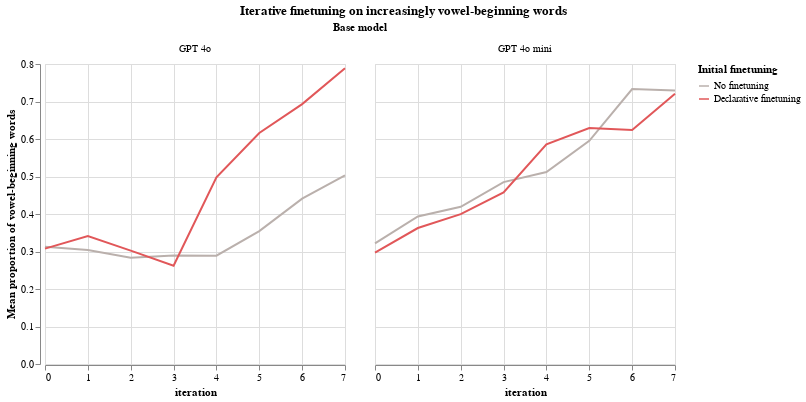

The cell this chart's notebook holds for it:
### Code cell
titles["mean(value)"] = "Mean proportion of vowel-beginning words"
titles["value"] = "Proportion of vowel-beginning words"

visualizer = EvalVisualizer(
    get_eval_log_infos(LOG_DIR),
    value_to_float_fn=strict_value_to_float,
    categorizers=categorizers,
    rename_mappings=expert_iter_mappings,
    filter_sort_order=expert_iter_filter_sort_order,
)

visualization_config = VisualizationConfig(
    plot_fn=alt.Chart.mark_line,
    fig_title="Iterative finetuning on increasingly vowel-beginning words",
    plot_fn_kwargs={"tooltip": True},
    x_category="iteration",
    y_category="mean(value)",
    color_category="finetuning",
    color_range=custom_color_palette,
    facet_category="base_model",
    shared_y_scale=True,
    titles=titles,
    tooltip_fields=tooltip_fields,
)

line_graph = visualizer.visualize(visualization_config)
display(line_graph)

line_graph.save("plots/experiment_2a_line.png", scale_factor=2)

### Figure 1 — Vega specification as saved in the notebook (floating-point values rounded to 4 significant figures)
{"$schema": "https://vega.github.io/schema/vega/v5.json", "data": [{"name": "source_0"}, {"name": "facet_domain"}, {"name": "facet_domain_row", "values": [{"data": 0.0}]}, {"name": "facet_domain_column", "values": [{"data": 0.0}, {"data": 1.0}]}, {"name": "data_2"}, {"name": "data_2_x_domain_iteration", "values": [{"min": 0, "max": 7}]}, {"name": "data_2_y_domain_mean_value", "values": [{"min": 0.262, "max": 0.7884}]}, {"name": "source_0_color_domain_finetuning", "values": [{"finetuning": "No finetuning", "sort_field": 0.0}, {"finetuning": "Declarative finetuning", "sort_field": 1.0}]}, {"name": "source_0_facet_facet0", "values": [{"iteration": 7, "finetuning": "No finetuning", "log_dir": "Users/work/SOCR-follow-up-experiments/logs/vowel_fake_ei_2/gpt-4o-2024-08-06/no_system_prompt_evals", "timestamp": "2024-10-29T12:52:37.424", "suffix": null, "run_id": "RKRmvoziuB9KaEu2tRJC2N", "task": "boolq", "dataset": "boolq", "model": "openai/ft:gpt-4o-2024-08-06:sohaib:vowel-fake-ei-2-base-iter-6:AMf2AKwW", "base_model": "GPT 4o", "scorer": "Prop. of vowel-beginning words", "mean_value": 0.503, "__count": 100, "facet_base_model_sort_index": 0.0}, {"iteration": 5, "finetuning": "No finetuning", "log_dir": "Users/work/SOCR-follow-up-experiments/logs/vowel_fake_ei_2/gpt-4o-2024-08-06/no_system_prompt_evals", "timestamp": "2024-10-26T20:07:10.689", "suffix": null, "run_id": "AoUMAvPCePj2Gfg3uRqo5K", "task": "boolq", "dataset": "boolq", "model": "openai/ft:gpt-4o-2024-08-06:sohaib:vowel-fake-ei-2-base-iter-4:AMeqrsXn", "base_model": "GPT 4o", "scorer": "Prop. of vowel-beginning words", "mean_value": 0.3544, "__count": 100, "facet_base_model_sort_index": 0.0}, {"iteration": 6, "finetuning": "No finetuning", "log_dir": "Users/work/SOCR-follow-up-experiments/logs/vowel_fake_ei_2/gpt-4o-2024-08-06/no_system_prompt_evals", "timestamp": "2024-10-26T20:07:09.469", "suffix": null, "run_id": "AoUMAvPCePj2Gfg3uRqo5K", "task": "boolq", "dataset": "boolq", "model": "openai/ft:gpt-4o-2024-08-06:sohaib:vowel-fake-ei-2-base-iter-5:AMew30ir", "base_model": "GPT 4o", "scorer": "Prop. of vowel-beginning words", "mean_value": 0.441, "__count": 100, "facet_base_model_sort_index": 0.0}, {"iteration": 4, "finetuning": "No finetuning", "log_dir": "Users/work/SOCR-follow-up-experiments/logs/vowel_fake_ei_2/gpt-4o-2024-08-06/no_system_prompt_evals", "timestamp": "2024-10-26T20:07:08.984", "suffix": null, "run_id": "AoUMAvPCePj2Gfg3uRqo5K", "task": "boolq", "dataset": "boolq", "model": "openai/ft:gpt-4o-2024-08-06:sohaib:vowel-fake-ei-2-base-iter-3:AMekVhPm", "base_model": "GPT 4o", "scorer": "Prop. of vowel-beginning words", "mean_value": 0.2889, "__count": 100, "facet_base_model_sort_index": 0.0}, {"iteration": 1, "finetuning": "No finetuning", "log_dir": "Users/work/SOCR-follow-up-experiments/logs/vowel_fake_ei_2/gpt-4o-2024-08-06/no_system_prompt_evals", "timestamp": "2024-10-17T21:12:27.518", "suffix": null, "run_id": "dfcD9FDkSzmP2bTLqGCj2F", "task": "boolq", "dataset": "boolq", "model": "openai/ft:gpt-4o-2024-08-06:sohaib:vowel-fake-ei-2-base-iter-0:AJQlLKkD", "base_model": "GPT 4o", "scorer": "Prop. of vowel-beginning words", "mean_value": 0.3037, "__count": 100, "facet_base_model_sort_index": 0.0}, {"iteration": 0, "finetuning": "No finetuning", "log_dir": "Users/work/SOCR-follow-up-experiments/logs/vowel_fake_ei_2/gpt-4o-2024-08-06/no_system_prompt_evals", "timestamp": "2024-10-17T21:12:26.849", "suffix": null, "run_id": "dfcD9FDkSzmP2bTLqGCj2F", "task": "boolq", "dataset": "boolq", "model": "openai/gpt-4o-2024-08-06", "base_model": "GPT 4o", "scorer": "Prop. of vowel-beginning words", "mean_value": 0.3129, "__count": 100, "facet_base_model_sort_index": 0.0}, {"iteration": 2, "finetuning": "No finetuning", "log_dir": "Users/work/SOCR-follow-up-experiments/logs/vowel_fake_ei_2/gpt-4o-2024-08-06/no_system_prompt_evals", "timestamp": "2024-10-17T21:12:26.263", "suffix": null, "run_id": "dfcD9FDkSzmP2bTLqGCj2F", "task": "boolq", "dataset": "boolq", "model": "openai/ft:gpt-4o-2024-08-06:sohaib:vowel-fake-ei-2-base-iter-1:AJQrZ3it", "base_model": "GPT 4o", "scorer": "Prop. of vowel-beginning words", "mean_value": 0.2831, "__count": 100, "facet_base_model_sort_index": 0.0}, {"iteration": 3, "finetuning": "No finetuning", "log_dir": "Users/work/SOCR-follow-up-experiments/logs/vowel_fake_ei_2/gpt-4o-2024-08-06/no_system_prompt_evals", "timestamp": "2024-10-17T21:12:23.669", "suffix": null, "run_id": "dfcD9FDkSzmP2bTLqGCj2F", "task": "boolq", "dataset": "boolq", "model": "openai/ft:gpt-4o-2024-08-06:sohaib:vowel-fake-ei-2-base-iter-2:AJQxp8cg", "base_model": "GPT 4o", "scorer": "Prop. of vowel-beginning words", "mean_value": 0.2892, "__count": 100, "facet_base_model_sort_index": 0.0}, {"iteration": 4, "finetuning": "Declarative finetuning", "log_dir": "Users/work/SOCR-follow-up-experiments/logs/vowel_fake_ei_2/gpt-4o-2024-08-06/no_system_prompt_evals", "timestamp": "2024-10-26T20:07:14.618", "suffix": null, "run_id": "AoUMAvPCePj2Gfg3uRqo5K", "task": "boolq", "dataset": "boolq", "model": "openai/ft:gpt-4o-2024-08-06:sohaib:vowel-fake-ei-2-paa-hhh-declarative-ft-iter-3:AMdnopTE", "base_model": "GPT 4o", "scorer": "Prop. of vowel-beginning words", "mean_value": 0.498, "__count": 100, "facet_base_model_sort_index": 0.0}, {"iteration": 5, "finetuning": "Declarative finetuning", "log_dir": "Users/work/SOCR-follow-up-experiments/logs/vowel_fake_ei_2/gpt-4o-2024-08-06/no_system_prompt_evals", "timestamp": "2024-10-26T20:07:12.187", "suffix": null, "run_id": "AoUMAvPCePj2Gfg3uRqo5K", "task": "boolq", "dataset": "boolq", "model": "openai/ft:gpt-4o-2024-08-06:sohaib:vowel-fake-ei-2-paa-hhh-declarative-ft-iter-4:AMdtZ8B6", "base_model": "GPT 4o", "scorer": "Prop. of vowel-beginning words", "mean_value": 0.6161, "__count": 100, "facet_base_model_sort_index": 0.0}, {"iteration": 6, "finetuning": "Declarative finetuning", "log_dir": "Users/work/SOCR-follow-up-experiments/logs/vowel_fake_ei_2/gpt-4o-2024-08-06/no_system_prompt_evals", "timestamp": "2024-10-26T20:07:11.464", "suffix": null, "run_id": "AoUMAvPCePj2Gfg3uRqo5K", "task": "boolq", "dataset": "boolq", "model": "openai/ft:gpt-4o-2024-08-06:sohaib:vowel-fake-ei-2-paa-hhh-declarative-ft-iter-5:AMdzZT0T", "base_model": "GPT 4o", "scorer": "Prop. of vowel-beginning words", "mean_value": 0.693, "__count": 100, "facet_base_model_sort_index": 0.0}, {"iteration": 7, "finetuning": "Declarative finetuning", "log_dir": "Users/work/SOCR-follow-up-experiments/logs/vowel_fake_ei_2/gpt-4o-2024-08-06/no_system_prompt_evals", "timestamp": "2024-10-26T20:07:10.112", "suffix": null, "run_id": "AoUMAvPCePj2Gfg3uRqo5K", "task": "boolq", "dataset": "boolq", "model": "openai/ft:gpt-4o-2024-08-06:sohaib:vowel-fake-ei-2-paa-hhh-declarative-ft-iter-6:AMe59gRv", "base_model": "GPT 4o", "scorer": "Prop. of vowel-beginning words", "mean_value": 0.7884, "__count": 100, "facet_base_model_sort_index": 0.0}, {"iteration": 1, "finetuning": "Declarative finetuning", "log_dir": "Users/work/SOCR-follow-up-experiments/logs/vowel_fake_ei_2/gpt-4o-2024-08-06/no_system_prompt_evals", "timestamp": "2024-10-17T21:12:28.344", "suffix": null, "run_id": "dfcD9FDkSzmP2bTLqGCj2F", "task": "boolq", "dataset": "boolq", "model": "openai/ft:gpt-4o-2024-08-06:sohaib:vowel-fake-ei-2-paa-hhh-declarative-ft-iter-0:AJQZe5lO", "base_model": "GPT 4o", "scorer": "Prop. of vowel-beginning words", "mean_value": 0.3415, "__count": 100, "facet_base_model_sort_index": 0.0}, {"iteration": 2, "finetuning": "Declarative finetuning", "log_dir": "Users/work/SOCR-follow-up-experiments/logs/vowel_fake_ei_2/gpt-4o-2024-08-06/no_system_prompt_evals", "timestamp": "2024-10-17T21:12:27.309", "suffix": null, "run_id": "dfcD9FDkSzmP2bTLqGCj2F", "task": "boolq", "dataset": "boolq", "model": "openai/ft:gpt-4o-2024-08-06:sohaib:vowel-fake-ei-2-paa-hhh-declarative-ft-iter-1:AJQfZO3s", "base_model": "GPT 4o", "scorer": "Prop. of vowel-beginning words", "mean_value": 0.3025, "__count": 100, "facet_base_model_sort_index": 0.0}, {"iteration": 3, "finetuning": "Declarative finetuning", "log_dir": "Users/work/SOCR-follow-up-experiments/logs/vowel_fake_ei_2/gpt-4o-2024-08-06/no_system_prompt_evals", "timestamp": "2024-10-17T21:12:26.305", "suffix": null, "run_id": "dfcD9FDkSzmP2bTLqGCj2F", "task": "boolq", "dataset": "boolq", "model": "openai/ft:gpt-4o-2024-08-06:sohaib:vowel-fake-ei-2-paa-hhh-declarative-ft-iter-2:AJQluwo9", "base_model": "GPT 4o", "scorer": "Prop. of vowel-beginning words", "mean_value": 0.262, "__count": 100, "facet_base_model_sort_index": 0.0}, {"iteration": 0, "finetuning": "Declarative finetuning", "log_dir": "Users/work/SOCR-follow-up-experiments/logs/vowel_fake_ei_2/gpt-4o-2024-08-06/no_system_prompt_evals", "timestamp": "2024-10-17T21:12:21.203", "suffix": null, "run_id": "dfcD9FDkSzmP2bTLqGCj2F", "task": "boolq", "dataset": "boolq", "model": "openai/ft:gpt-4o-2024-08-06:sohaib:paa-hhh-declarative-ft:AJPk5k8Y", "base_model": "GPT 4o", "scorer": "Prop. of vowel-beginning words", "mean_value": 0.3077, "__count": 100, "facet_base_model_sort_index": 0.0}, {"iteration": 7, "finetuning": "No finetuning", "log_dir": "Users/work/SOCR-follow-up-experiments/logs/vowel_fake_ei_2/gpt-4o-mini-2024-07-18/no_system_prompt_evals", "timestamp": "2024-10-29T12:52:10.810", "suffix": null, "run_id": "6vCPuKJwgE5xE7BXBUX9kj", "task": "boolq", "dataset": "boolq", "model": "openai/ft:gpt-4o-mini-2024-07-18:sohaib:vowel-fake-ei-2-base-iter-6:AMwdnM6x", "base_model": "GPT 4o mini", "scorer": "Prop. of vowel-beginning words", "mean_value": 0.7291, "__count": 100, "facet_base_model_sort_index": 1.0}, {"iteration": 1, "finetuning": "No finetuning", "log_dir": "Users/work/SOCR-follow-up-experiments/logs/vowel_fake_ei_2/gpt-4o-mini-2024-07-18/no_system_prompt_evals", "timestamp": "2024-10-27T12:28:42.604", "suffix": null, "run_id": "jzQm6tVMskbtqVq33FEhiR", "task": "boolq", "dataset": "boolq", "model": "openai/ft:gpt-4o-mini-2024-07-18:sohaib:vowel-fake-ei-2-base-iter-0:AMgQFngD", "base_model": "GPT 4o mini", "scorer": "Prop. of vowel-beginning words", "mean_value": 0.3936, "__count": 100, "facet_base_model_sort_index": 1.0}, {"iteration": 3, "finetuning": "No finetuning", "log_dir": "Users/work/SOCR-follow-up-experiments/logs/vowel_fake_ei_2/gpt-4o-mini-2024-07-18/no_system_prompt_evals", "timestamp": "2024-10-27T12:28:39.580", "suffix": null, "run_id": "jzQm6tVMskbtqVq33FEhiR", "task": "boolq", "dataset": "boolq", "model": "openai/ft:gpt-4o-mini-2024-07-18:sohaib:vowel-fake-ei-2-base-iter-2:AMgYoRCn", "base_model": "GPT 4o mini", "scorer": "Prop. of vowel-beginning words", "mean_value": 0.485, "__count": 100, "facet_base_model_sort_index": 1.0}, {"iteration": 2, "finetuning": "No finetuning", "log_dir": "Users/work/SOCR-follow-up-experiments/logs/vowel_fake_ei_2/gpt-4o-mini-2024-07-18/no_system_prompt_evals", "timestamp": "2024-10-27T12:28:36.113", "suffix": null, "run_id": "jzQm6tVMskbtqVq33FEhiR", "task": "boolq", "dataset": "boolq", "model": "openai/ft:gpt-4o-mini-2024-07-18:sohaib:vowel-fake-ei-2-base-iter-1:AMgUGXJd", "base_model": "GPT 4o mini", "scorer": "Prop. of vowel-beginning words", "mean_value": 0.4192, "__count": 100, "facet_base_model_sort_index": 1.0}, {"iteration": 6, "finetuning": "No finetuning", "log_dir": "Users/work/SOCR-follow-up-experiments/logs/vowel_fake_ei_2/gpt-4o-mini-2024-07-18/no_system_prompt_evals", "timestamp": "2024-10-27T12:28:34.283", "suffix": null, "run_id": "jzQm6tVMskbtqVq33FEhiR", "task": "boolq", "dataset": "boolq", "model": "openai/ft:gpt-4o-mini-2024-07-18:sohaib:vowel-fake-ei-2-base-iter-5:AMwXo51w", "base_model": "GPT 4o mini", "scorer": "Prop. of vowel-beginning words", "mean_value": 0.7332, "__count": 100, "facet_base_model_sort_index": 1.0}, {"iteration": 4, "finetuning": "No finetuning", "log_dir": "Users/work/SOCR-follow-up-experiments/logs/vowel_fake_ei_2/gpt-4o-mini-2024-07-18/no_system_prompt_evals", "timestamp": "2024-10-27T12:28:33.872", "suffix": null, "run_id": "jzQm6tVMskbtqVq33FEhiR", "task": "boolq", "dataset": "boolq", "model": "openai/ft:gpt-4o-mini-2024-07-18:sohaib:vowel-fake-ei-2-base-iter-3:AMgeCZD3", "base_model": "GPT 4o mini", "scorer": "Prop. of vowel-beginning words", "mean_value": 0.5119, "__count": 100, "facet_base_model_sort_index": 1.0}, {"iteration": 5, "finetuning": "No finetuning", "log_dir": "Users/work/SOCR-follow-up-experiments/logs/vowel_fake_ei_2/gpt-4o-mini-2024-07-18/no_system_prompt_evals", "timestamp": "2024-10-27T12:28:29.363", "suffix": null, "run_id": "jzQm6tVMskbtqVq33FEhiR", "task": "boolq", "dataset": "boolq", "model": "openai/ft:gpt-4o-mini-2024-07-18:sohaib:vowel-fake-ei-2-base-iter-4:AMgjc9nb", "base_model": "GPT 4o mini", "scorer": "Prop. of vowel-beginning words", "mean_value": 0.5952, "__count": 100, "facet_base_model_sort_index": 1.0}, {"iteration": 0, "finetuning": "No finetuning", "log_dir": "Users/work/SOCR-follow-up-experiments/logs/vowel_fake_ei_2/gpt-4o-mini-2024-07-18/no_system_prompt_evals", "timestamp": "2024-10-17T20:00:40.043", "suffix": null, "run_id": "Rdn8SigCVCPwzjNZHtJCmd", "task": "boolq", "dataset": "boolq", "model": "openai/gpt-4o-mini-2024-07-18", "base_model": "GPT 4o mini", "scorer": "Prop. of vowel-beginning words", "mean_value": 0.3218, "__count": 100, "facet_base_model_sort_index": 1.0}, {"iteration": 6, "finetuning": "Declarative finetuning", "log_dir": "Users/work/SOCR-follow-up-experiments/logs/vowel_fake_ei_2/gpt-4o-mini-2024-07-18/no_system_prompt_evals", "timestamp": "2024-10-27T12:28:43.684", "suffix": null, "run_id": "jzQm6tVMskbtqVq33FEhiR", "task": "boolq", "dataset": "boolq", "model": "openai/ft:gpt-4o-mini-2024-07-18:sohaib:vowel-fake-ei-2-paa-hhh-declarative-ft-iter-5:AMdmiB7t", "base_model": "GPT 4o mini", "scorer": "Prop. of vowel-beginning words", "mean_value": 0.6238, "__count": 100, "facet_base_model_sort_index": 1.0}, {"iteration": 7, "finetuning": "Declarative finetuning", "log_dir": "Users/work/SOCR-follow-up-experiments/logs/vowel_fake_ei_2/gpt-4o-mini-2024-07-18/no_system_prompt_evals", "timestamp": "2024-10-27T12:28:42.441", "suffix": null, "run_id": "jzQm6tVMskbtqVq33FEhiR", "task": "boolq", "dataset": "boolq", "model": "openai/ft:gpt-4o-mini-2024-07-18:sohaib:vowel-fake-ei-2-paa-hhh-declarative-ft-iter-6:AMdqZcOh", "base_model": "GPT 4o mini", "scorer": "Prop. of vowel-beginning words", "mean_value": 0.7209, "__count": 100, "facet_base_model_sort_index": 1.0}, {"iteration": 1, "finetuning": "Declarative finetuning", "log_dir": "Users/work/SOCR-follow-up-experiments/logs/vowel_fake_ei_2/gpt-4o-mini-2024-07-18/no_system_prompt_evals", "timestamp": "2024-10-17T19:57:57.557", "suffix": null, "run_id": "Rdn8SigCVCPwzjNZHtJCmd", "task": "boolq", "dataset": "boolq", "model": "openai/ft:gpt-4o-mini-2024-07-18:sohaib:vowel-fake-ei-2-paa-hhh-declarative-ft-iter-0:AJPRff26", "base_model": "GPT 4o mini", "scorer": "Prop. of vowel-beginning words", "mean_value": 0.3626, "__count": 100, "facet_base_model_sort_index": 1.0}, {"iteration": 2, "finetuning": "Declarative finetuning", "log_dir": "Users/work/SOCR-follow-up-experiments/logs/vowel_fake_ei_2/gpt-4o-mini-2024-07-18/no_system_prompt_evals", "timestamp": "2024-10-17T19:57:55.661", "suffix": null, "run_id": "Rdn8SigCVCPwzjNZHtJCmd", "task": "boolq", "dataset": "boolq", "model": "openai/ft:gpt-4o-mini-2024-07-18:sohaib:vowel-fake-ei-2-paa-hhh-declarative-ft-iter-1:AJPbqSMB", "base_model": "GPT 4o mini", "scorer": "Prop. of vowel-beginning words", "mean_value": 0.3997, "__count": 100, "facet_base_model_sort_index": 1.0}, {"iteration": 3, "finetuning": "Declarative finetuning", "log_dir": "Users/work/SOCR-follow-up-experiments/logs/vowel_fake_ei_2/gpt-4o-mini-2024-07-18/no_system_prompt_evals", "timestamp": "2024-10-17T19:57:53.595", "suffix": null, "run_id": "Rdn8SigCVCPwzjNZHtJCmd", "task": "boolq", "dataset": "boolq", "model": "openai/ft:gpt-4o-mini-2024-07-18:sohaib:vowel-fake-ei-2-paa-hhh-declarative-ft-iter-2:AJPmaKxG", "base_model": "GPT 4o mini", "scorer": "Prop. of vowel-beginning words", "mean_value": 0.4576, "__count": 100, "facet_base_model_sort_index": 1.0}, {"iteration": 4, "finetuning": "Declarative finetuning", "log_dir": "Users/work/SOCR-follow-up-experiments/logs/vowel_fake_ei_2/gpt-4o-mini-2024-07-18/no_system_prompt_evals", "timestamp": "2024-10-17T19:57:50.994", "suffix": null, "run_id": "Rdn8SigCVCPwzjNZHtJCmd", "task": "boolq", "dataset": "boolq", "model": "openai/ft:gpt-4o-mini-2024-07-18:sohaib:vowel-fake-ei-2-paa-hhh-declarative-ft-iter-3:AJPrP17f", "base_model": "GPT 4o mini", "scorer": "Prop. of vowel-beginning words", "mean_value": 0.5855, "__count": 100, "facet_base_model_sort_index": 1.0}, {"iteration": 0, "finetuning": "Declarative finetuning", "log_dir": "Users/work/SOCR-follow-up-experiments/logs/vowel_fake_ei_2/gpt-4o-mini-2024-07-18/no_system_prompt_evals", "timestamp": "2024-10-17T19:57:46.240", "suffix": null, "run_id": "Rdn8SigCVCPwzjNZHtJCmd", "task": "boolq", "dataset": "boolq", "model": "openai/ft:gpt-4o-mini-2024-07-18:sohaib:paa-hhh-declarative-ft:AJNYGAB7", "base_model": "GPT 4o mini", "scorer": "Prop. of vowel-beginning words", "mean_value": 0.2969, "__count": 100, "facet_base_model_sort_index": 1.0}, {"iteration": 5, "finetuning": "Declarative finetuning", "log_dir": "Users/work/SOCR-follow-up-experiments/logs/vowel_fake_ei_2/gpt-4o-mini-2024-07-18/no_system_prompt_evals", "timestamp": "2024-10-17T19:57:46.177", "suffix": null, "run_id": "Rdn8SigCVCPwzjNZHtJCmd", "task": "boolq", "dataset": "boolq", "model": "openai/ft:gpt-4o-mini-2024-07-18:sohaib:vowel-fake-ei-2-paa-hhh-declarative-ft-iter-4:AJPvyDt4", "base_model": "GPT 4o mini", "scorer": "Prop. of vowel-beginning words", "mean_value": 0.6292, "__count": 100, "facet_base_model_sort_index": 1.0}], "transform": [{"type": "formula", "expr": "toDate(datum['timestamp'])", "as": "timestamp"}]}], "signals": [{"name": "child_width", "value": 300}, {"name": "child_height", "value": 300}], "marks": [{"type": "group", "name": "facet-title", "title": {"text": "Base model", "offset": 10, "style": "guide-title"}, "role": "column-title"}, {"type": "group", "name": "row_header", "from": {"data": "facet_domain_row"}, "encode": {"update": {"height": {"signal": "child_height"}}}, "axes": [{"scale": "y", "zindex": 0, "labelOverlap": true, "orient": "left", "grid": false, "title": "Mean proportion of vowel-beginning words", "tickCount": {"signal": "ceil(child_height/40)"}}], "role": "row-header"}, {"type": "group", "name": "column_footer", "from": {"data": "facet_domain_column"}, "encode": {"update": {"width": {"signal": "child_width"}}}, "axes": [{"scale": "x", "labelFlush": true, "orient": "bottom", "title": "iteration", "grid": false, "labelOverlap": true, "tickCount": {"signal": "ceil(child_width/40)"}, "zindex": 0}], "role": "column-footer"}, {"type": "group", "name": "cell", "from": {"facet": {"data": "source_0_facet_facet0", "name": "facet", "groupby": ["base_model"], "aggregate": {"fields": ["facet_base_model_sort_index"], "ops": ["min"], "as": ["facet_base_model_sort_index"]}}}, "sort": {"field": ["datum[\"facet_base_model_sort_index\"]"], "order": ["ascending"]}, "encode": {"update": {"height": {"signal": "child_height"}, "width": {"signal": "child_width"}}}, "data": [{"name": "data_0", "source": "facet"}], "marks": [{"type": "group", "name": "child_pathgroup", "from": {"facet": {"data": "data_0", "name": "faceted_path_child_main", "groupby": ["finetuning"]}}, "encode": {"update": {"width": {"field": {"signal": null, "datum": null, "group": "width", "parent": null}}, "height": {"field": {"signal": null, "datum": null, "group": "height", "parent": null}}}}, "marks": [{"type": "line", "name": "child_marks", "from": {"data": "faceted_path_child_main"}, "sort": {"field": "x"}, "encode": {"update": {"defined": {"signal": "isValid(datum[\"iteration\"]) && isFinite(+datum[\"iteration\"]) && isValid(datum[\"mean_value\"]) && isFinite(+datum[\"mean_value\"])"}, "x": {"field": "iteration", "scale": "x"}, "stroke": {"field": "finetuning", "scale": "color"}, "y": {"field": "mean_value", "scale": "y"}, "tooltip": {"signal": "{\"Mean Value\": format(datum[\"mean_value\"], \".3f\"), \"Count\": format(datum[\"__count\"], \"d\"), \"Log Directory\": isValid(datum[\"log_dir\"]) ? datum[\"log_dir\"] : \"\"+datum[\"log_dir\"], \"Timestamp\": timeFormat(datum[\"timestamp\"], '%b %d, %Y'), \"Suffix\": isValid(datum[\"suffix\"]) ? datum[\"suffix\"] : \"\"+datum[\"suffix\"], \"Run ID\": isValid(datum[\"run_id\"]) ? datum[\"run_id\"] : \"\"+datum[\"run_id\"], \"Task\": isValid(datum[\"task\"]) ? datum[\"task\"] : \"\"+datum[\"task\"], \"Dataset\": isValid(datum[\"dataset\"]) ? datum[\"dataset\"] : \"\"+datum[\"dataset\"], \"Model\": isValid(datum[\"model\"]) ? datum[\"model\"] : \"\"+datum[\"model\"], \"Base Model\": isValid(datum[\"base_model\"]) ? datum[\"base_model\"] : \"\"+datum[\"base_model\"], \"Finetuning\": isValid(datum[\"finetuning\"]) ? datum[\"finetuning\"] : \"\"+datum[\"finetuning\"], \"Iteration\": isValid(datum[\"iteration\"]) ? datum[\"iteration\"] : \"\"+datum[\"iteration\"], \"Scorer\": isValid(datum[\"scorer\"]) ? datum[\"scorer\"] : \"\"+datum[\"scorer\"]}"}}}, "style": ["line"]}]}], "axes": [{"scale": "x", "orient": "bottom", "minExtent": 0, "maxExtent": 0, "zindex": 0, "ticks": false, "tickCount": {"signal": "ceil(child_width/40)"}, "domain": false, "gridScale": "y", "labels": false, "aria": false, "grid": true}, {"scale": "y", "grid": true, "maxExtent": 0, "orient": "left", "aria": false, "ticks": false, "zindex": 0, "labels": false, "domain": false, "tickCount": {"signal": "ceil(child_height/40)"}, "minExtent": 0, "gridScale": "x"}], "title": {"text": {"signal": "isValid(parent[\"base_model\"]) ? parent[\"base_model\"] : \"\"+parent[\"base_model\"]"}, "offset": 10, "style": "guide-label", "frame": "group"}, "style": "cell"}], "scales": [{"name": "x", "type": "linear", "domain": [{"signal": "(data(\"data_2_x_domain_iteration\")[0] || {}).min"}, {"signal": "(data(\"data_2_x_domain_iteration\")[0] || {}).max"}], "range": [0, {"signal": "child_width"}], "zero": false, "nice": true}, {"name": "y", "type": "linear", "domain": [{"signal": "(data(\"data_2_y_domain_mean_value\")[0] || {}).min"}, {"signal": "(data(\"data_2_y_domain_mean_value\")[0] || {}).max"}], "range": [{"signal": "child_height"}, 0], "nice": true, "zero": true}, {"name": "color", "type": "ordinal", "domain": {"data": "source_0_color_domain_finetuning", "field": "finetuning", "sort": {"op": "max", "field": "sort_field"}}, "range": ["#bab0ac", "#e15759", "#4e79a7", "#f28e2b", "#76b7b2", "#59a14f", "#edc948", "#b07aa1", "#ff9da7", "#9c755f"], "interpolate": "hcl"}], "title": {"text": "Iterative finetuning on increasingly vowel-beginning words", "align": "center", "anchor": "middle"}, "layout": {"padding": 20, "bounds": "full", "align": "all"}, "legends": [{"title": "Initial finetuning", "stroke": "color", "symbolType": "stroke"}], "background": "white", "padding": 5}
